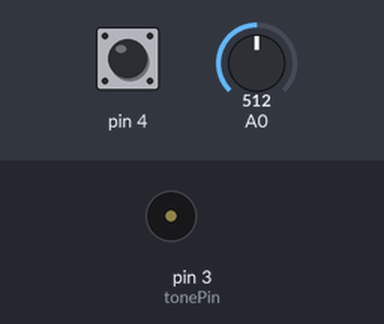
A sketch run on a simulated Arduino Uno, built with avr-gcc and run on an emulated ATmega328P. On the bench: buzzer (waves = sounding). The inputs (shaded band) are chosen by the test bench; at power-on: A0 = 512, pin 4 HIGH.

Above: at 8.4 s.
8.5 s: A0 set to 593
10.0 s: A0 set to 617
At 15.9 s:
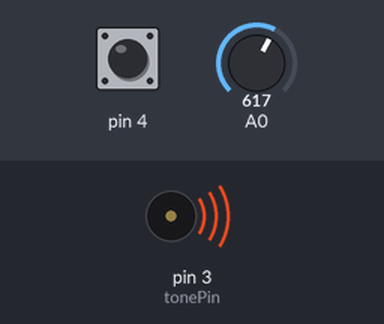
Timing chart, 0 to 19.0 s (numbered marks = the images above; inputs shaded):
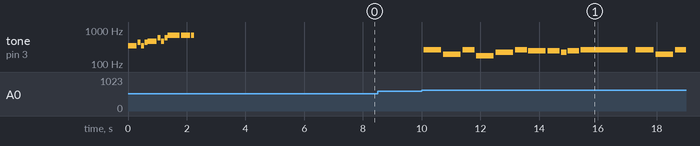

Measured:
- the behaviour switches between 600 and 601 on A0 (found by bisection; images 0 and 1)
- after the input at 8.5 s, every drawn part: stays the same
- after the input at 10.0 s, tone on pin 3 (tonePin): plays 261 Hz for 0.60 s, 195 Hz for 0.60 s, 261 Hz for 0.40 s, 174 Hz for 0.60 s, 220 Hz for 0.60 s, 261 Hz for 0.40 s … (14 notes in this stretch), starting after 0.07 s

The sketch:

AlarmaCasco.ino
```cpp
#define debug 0

short sensorPostura=0;
short sensorIman=0;
short sensorBateria=0;
short tonePin = 3;

boolean CascoPuesto = false, CascoAbrochado = false;

void setup() {
  Serial.begin(9600);
  pinMode(4,INPUT_PULLUP);
  cancionFinal();
  delay(5000);


}

void loop() {
  sensorIman = digitalRead(4);
  sensorPostura = analogRead(A0);

  !sensorIman?CascoAbrochado=1:CascoAbrochado=0;
  sensorPostura>600?CascoPuesto=1:CascoPuesto=0;

  if(!sensorIman)
    digitalWrite(13, HIGH);
  else
    digitalWrite(13, LOW);

  if (CascoPuesto && !CascoAbrochado)
    cancionInicio();

  #if debug
    Serial.print("Iman:\t");Serial.println(sensorIman);
    Serial.print("Sensor de postura:\t");Serial.println(sensorPostura);
  #endif
  delay(100);

}

void cancionInicio(){
    tone(tonePin, 261, 601.840073437);
    delay(668.711192708);
    delay(0.930057291667);
    tone(tonePin, 195, 601.840073437);
    delay(668.711192708);
    delay(0.930057291667);
    tone(tonePin, 261, 400.947698437);
    delay(445.497442708);
    delay(0.930057291667);
    tone(tonePin, 174, 601.840073437);
    delay(668.711192708);
    delay(0.930057291667);
    tone(tonePin, 220, 601.840073437);
    delay(668.711192708);
    delay(0.930057291667);
    tone(tonePin, 261, 400.947698437);
    delay(445.497442708);
    delay(0.930057291667);
    tone(tonePin, 246, 601.840073437);
    delay(668.711192708);
    delay(0.930057291667);
    tone(tonePin, 246, 400.947698437);
    delay(445.497442708);
    delay(0.930057291667);
    tone(tonePin, 220, 200.055323437);
    delay(222.283692708);
    delay(0.930057291667);
    tone(tonePin, 246, 400.947698437);
    delay(445.497442708);
    delay(0.930057291667);
    tone(tonePin, 261, 1606.30194844);
    delay(1784.77994271);
    delay(0.930057291667);

}

void cancionFinal(){
   tone(tonePin, 349, 306.8184375);
    delay(340.909375);
    tone(tonePin, 440, 102.2728125);
    delay(113.636458333);
    tone(tonePin, 349, 102.2728125);
    delay(113.636458333);
    tone(tonePin, 440, 102.2728125);
    delay(113.636458333);
    tone(tonePin, 466, 306.8184375);
    delay(340.909375);
    tone(tonePin, 587, 102.2728125);
    delay(113.636458333);
    tone(tonePin, 466, 102.2728125);
    delay(113.636458333);
    tone(tonePin, 587, 102.2728125);
    delay(113.636458333);
    tone(tonePin, 698, 409.09125);
    delay(454.545833333);
    tone(tonePin, 698, 306.8184375);
    delay(340.909375);
    tone(tonePin, 698, 102.2728125);
    delay(113.636458333);
}
```
